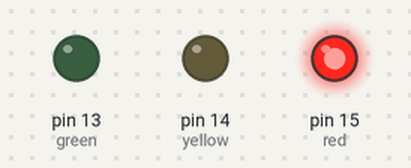
This program was run on a simulated MicroPython board. On the bench: output pins drawn as LEDs (lit = HIGH). What the program prints to the serial console is not drawn.

Above: at 2.5 s.
At 7.5 s:
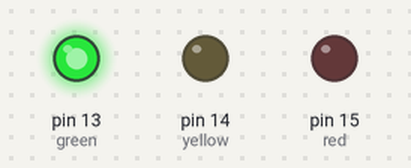
At 11.0 s:
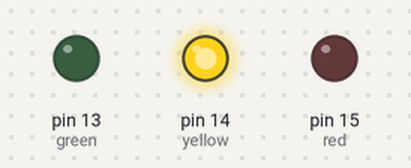
Timing chart, 0 to 15.6 s (numbered marks = the images above):
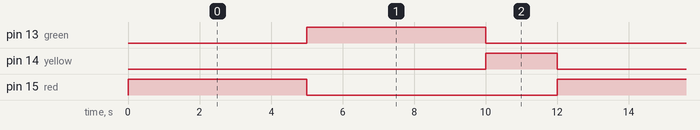

Measured:
- by itself, pin 13 (green), pin 15 (red): alternates HIGH for 5.0 s and LOW for 7.0 s
- by itself, pin 14 (yellow): alternates HIGH for 2.0 s and LOW for 10.0 s
- by itself, everything shown: repeats every 12.0 s, in 3 steps

The program:

Led.py
```python
from machine import Pin
import time

red = Pin(15, Pin.OUT)
yellow = Pin(14, Pin.OUT)
green = Pin(13, Pin.OUT)


def all_off():
    red.value(0)
    yellow.value(0)
    green.value(0)


while True:
    # Đèn đỏ 5 giây
    all_off()
    red.value(1)
    print('ĐỎ — Dừng')
    time.sleep(5)

    # Đèn xanh 5 giây
    all_off()
    green.value(1)
    print('XANH — Đi')
    time.sleep(5)

    # Đèn vàng 2 giây
    all_off()
    yellow.value(1)
    print('VÀNG — Chuẩn bị dừng')
    time.sleep(2)
```
